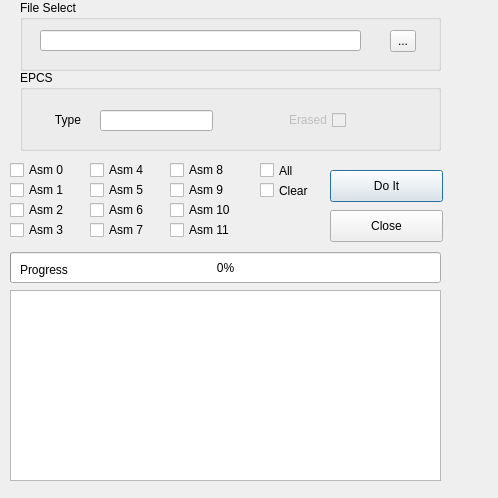
<?xml version="1.0" encoding="UTF-8"?>
<ui version="4.0">
 <class>Dial_AsmProg</class>
 <widget class="QDialog" name="Dial_AsmProg">
  <property name="geometry">
   <rect>
    <x>0</x>
    <y>0</y>
    <width>498</width>
    <height>498</height>
   </rect>
  </property>
  <property name="windowTitle">
   <string>Asm FPGA Programming</string>
  </property>
  <widget class="QLineEdit" name="lineEdit_Fname">
   <property name="geometry">
    <rect>
     <x>40</x>
     <y>30</y>
     <width>321</width>
     <height>21</height>
    </rect>
   </property>
   <property name="readOnly">
    <bool>true</bool>
   </property>
  </widget>
  <widget class="QToolButton" name="toolButton_File">
   <property name="geometry">
    <rect>
     <x>390</x>
     <y>30</y>
     <width>26</width>
     <height>22</height>
    </rect>
   </property>
   <property name="text">
    <string>...</string>
   </property>
  </widget>
  <widget class="QGroupBox" name="groupBox">
   <property name="geometry">
    <rect>
     <x>20</x>
     <y>0</y>
     <width>421</width>
     <height>71</height>
    </rect>
   </property>
   <property name="title">
    <string>File Select</string>
   </property>
  </widget>
  <widget class="QLineEdit" name="lineEdit_EPCS">
   <property name="geometry">
    <rect>
     <x>100</x>
     <y>110</y>
     <width>113</width>
     <height>21</height>
    </rect>
   </property>
   <property name="readOnly">
    <bool>true</bool>
   </property>
  </widget>
  <widget class="QLabel" name="label">
   <property name="geometry">
    <rect>
     <x>40</x>
     <y>110</y>
     <width>41</width>
     <height>20</height>
    </rect>
   </property>
   <property name="text">
    <string>Type</string>
   </property>
   <property name="alignment">
    <set>Qt::AlignRight|Qt::AlignTrailing|Qt::AlignVCenter</set>
   </property>
  </widget>
  <widget class="QCheckBox" name="checkBox_Erase">
   <property name="enabled">
    <bool>false</bool>
   </property>
   <property name="geometry">
    <rect>
     <x>260</x>
     <y>110</y>
     <width>86</width>
     <height>20</height>
    </rect>
   </property>
   <property name="layoutDirection">
    <enum>Qt::RightToLeft</enum>
   </property>
   <property name="text">
    <string>Erased</string>
   </property>
  </widget>
  <widget class="QGroupBox" name="groupBox_2">
   <property name="geometry">
    <rect>
     <x>20</x>
     <y>70</y>
     <width>421</width>
     <height>81</height>
    </rect>
   </property>
   <property name="title">
    <string>EPCS</string>
   </property>
  </widget>
  <widget class="QPushButton" name="pushButton_Do">
   <property name="geometry">
    <rect>
     <x>330</x>
     <y>170</y>
     <width>113</width>
     <height>32</height>
    </rect>
   </property>
   <property name="text">
    <string>Do It</string>
   </property>
  </widget>
  <widget class="QPushButton" name="pushButton_Close">
   <property name="geometry">
    <rect>
     <x>330</x>
     <y>210</y>
     <width>113</width>
     <height>32</height>
    </rect>
   </property>
   <property name="text">
    <string>Close</string>
   </property>
  </widget>
  <widget class="QProgressBar" name="progressBar">
   <property name="geometry">
    <rect>
     <x>10</x>
     <y>252</y>
     <width>431</width>
     <height>31</height>
    </rect>
   </property>
   <property name="value">
    <number>0</number>
   </property>
  </widget>
  <widget class="QLabel" name="label_2">
   <property name="geometry">
    <rect>
     <x>20</x>
     <y>260</y>
     <width>171</width>
     <height>20</height>
    </rect>
   </property>
   <property name="text">
    <string>Progress</string>
   </property>
  </widget>
  <widget class="QTextEdit" name="textEdit_Msg">
   <property name="geometry">
    <rect>
     <x>10</x>
     <y>290</y>
     <width>431</width>
     <height>191</height>
    </rect>
   </property>
  </widget>
  <widget class="QCheckBox" name="checkBox_Asm_4">
   <property name="geometry">
    <rect>
     <x>90</x>
     <y>160</y>
     <width>86</width>
     <height>20</height>
    </rect>
   </property>
   <property name="text">
    <string>Asm 4</string>
   </property>
  </widget>
  <widget class="QCheckBox" name="checkBox_Asm_5">
   <property name="geometry">
    <rect>
     <x>90</x>
     <y>180</y>
     <width>86</width>
     <height>20</height>
    </rect>
   </property>
   <property name="text">
    <string>Asm 5</string>
   </property>
  </widget>
  <widget class="QCheckBox" name="checkBox_Asm_9">
   <property name="geometry">
    <rect>
     <x>170</x>
     <y>180</y>
     <width>86</width>
     <height>20</height>
    </rect>
   </property>
   <property name="text">
    <string>Asm 9</string>
   </property>
  </widget>
  <widget class="QCheckBox" name="checkBox_Asm_7">
   <property name="geometry">
    <rect>
     <x>90</x>
     <y>220</y>
     <width>86</width>
     <height>20</height>
    </rect>
   </property>
   <property name="text">
    <string>Asm 7</string>
   </property>
  </widget>
  <widget class="QCheckBox" name="checkBox_Clear">
   <property name="geometry">
    <rect>
     <x>260</x>
     <y>180</y>
     <width>61</width>
     <height>21</height>
    </rect>
   </property>
   <property name="text">
    <string>Clear</string>
   </property>
  </widget>
  <widget class="QCheckBox" name="checkBox_Asm_6">
   <property name="geometry">
    <rect>
     <x>90</x>
     <y>200</y>
     <width>86</width>
     <height>20</height>
    </rect>
   </property>
   <property name="text">
    <string>Asm 6</string>
   </property>
  </widget>
  <widget class="QCheckBox" name="checkBox_Asm_11">
   <property name="geometry">
    <rect>
     <x>170</x>
     <y>220</y>
     <width>86</width>
     <height>20</height>
    </rect>
   </property>
   <property name="text">
    <string>Asm 11</string>
   </property>
  </widget>
  <widget class="QCheckBox" name="checkBox_Asm_10">
   <property name="geometry">
    <rect>
     <x>170</x>
     <y>200</y>
     <width>86</width>
     <height>20</height>
    </rect>
   </property>
   <property name="text">
    <string>Asm 10</string>
   </property>
  </widget>
  <widget class="QCheckBox" name="checkBox_All">
   <property name="geometry">
    <rect>
     <x>260</x>
     <y>160</y>
     <width>61</width>
     <height>21</height>
    </rect>
   </property>
   <property name="text">
    <string>All</string>
   </property>
  </widget>
  <widget class="QCheckBox" name="checkBox_Asm_3">
   <property name="geometry">
    <rect>
     <x>10</x>
     <y>220</y>
     <width>86</width>
     <height>20</height>
    </rect>
   </property>
   <property name="text">
    <string>Asm 3</string>
   </property>
   <property name="checkable">
    <bool>true</bool>
   </property>
   <property name="checked">
    <bool>false</bool>
   </property>
  </widget>
  <widget class="QCheckBox" name="checkBox_Asm_1">
   <property name="geometry">
    <rect>
     <x>10</x>
     <y>180</y>
     <width>86</width>
     <height>20</height>
    </rect>
   </property>
   <property name="text">
    <string>Asm 1</string>
   </property>
  </widget>
  <widget class="QCheckBox" name="checkBox_Asm_2">
   <property name="geometry">
    <rect>
     <x>10</x>
     <y>200</y>
     <width>86</width>
     <height>20</height>
    </rect>
   </property>
   <property name="text">
    <string>Asm 2</string>
   </property>
  </widget>
  <widget class="QCheckBox" name="checkBox_Asm_8">
   <property name="geometry">
    <rect>
     <x>170</x>
     <y>160</y>
     <width>86</width>
     <height>20</height>
    </rect>
   </property>
   <property name="text">
    <string>Asm 8</string>
   </property>
  </widget>
  <widget class="QCheckBox" name="checkBox_Asm_0">
   <property name="geometry">
    <rect>
     <x>10</x>
     <y>160</y>
     <width>86</width>
     <height>20</height>
    </rect>
   </property>
   <property name="text">
    <string>Asm 0</string>
   </property>
  </widget>
  <zorder>groupBox</zorder>
  <zorder>groupBox_2</zorder>
  <zorder>lineEdit_Fname</zorder>
  <zorder>toolButton_File</zorder>
  <zorder>lineEdit_EPCS</zorder>
  <zorder>label</zorder>
  <zorder>checkBox_Erase</zorder>
  <zorder>pushButton_Do</zorder>
  <zorder>pushButton_Close</zorder>
  <zorder>progressBar</zorder>
  <zorder>label_2</zorder>
  <zorder>textEdit_Msg</zorder>
  <zorder>checkBox_Asm_4</zorder>
  <zorder>checkBox_Asm_5</zorder>
  <zorder>checkBox_Asm_9</zorder>
  <zorder>checkBox_Asm_7</zorder>
  <zorder>checkBox_Clear</zorder>
  <zorder>checkBox_Asm_6</zorder>
  <zorder>checkBox_Asm_11</zorder>
  <zorder>checkBox_Asm_10</zorder>
  <zorder>checkBox_All</zorder>
  <zorder>checkBox_Asm_3</zorder>
  <zorder>checkBox_Asm_1</zorder>
  <zorder>checkBox_Asm_2</zorder>
  <zorder>checkBox_Asm_8</zorder>
  <zorder>checkBox_Asm_0</zorder>
 </widget>
 <resources/>
 <connections/>
</ui>
